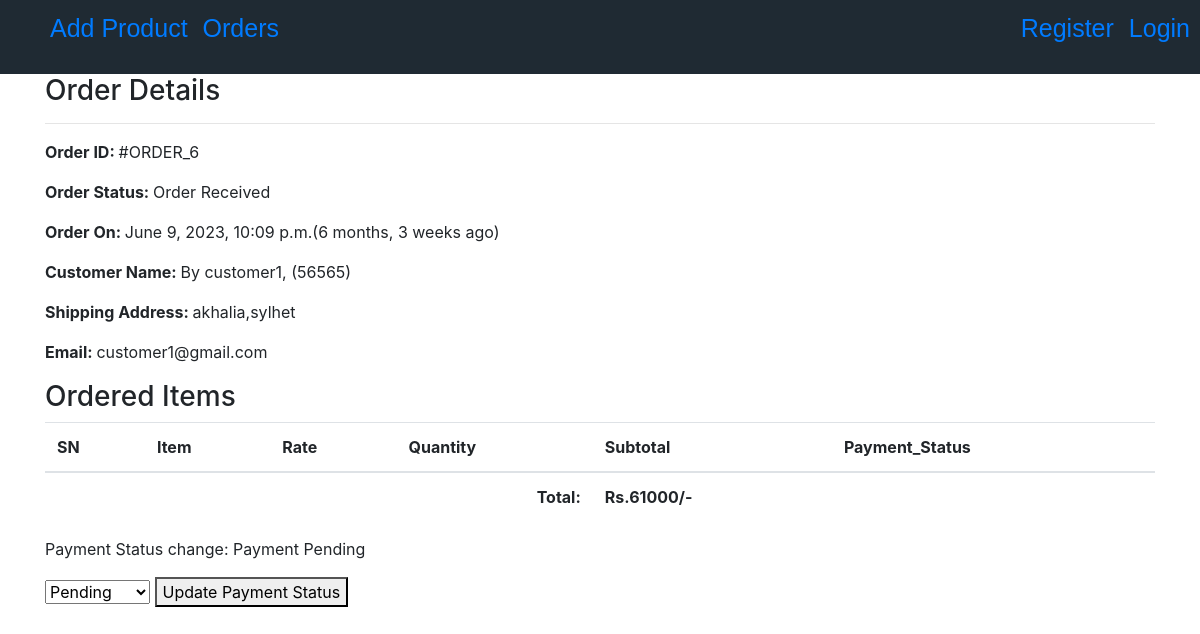
The page /seller/apple-6/ on the database its author committed.
### deals/models.py (models this page shows)
class Order(models.Model):
    cart = models.OneToOneField(Cart, on_delete = models.CASCADE)
    ordered_by = models.CharField(max_length = 200)
    shipping_address = models.CharField(max_length = 200)
    moblile = models.CharField(max_length = 15)
    email = models.EmailField(null = True , blank = True)
    subtotal = models.PositiveIntegerField()
    total = models.PositiveIntegerField()
    order_status = models.CharField(max_length = 50,choices = ORDER_STATUS)
    created_at = models.DateTimeField(auto_now_add = True)
    payment_status = models.CharField(max_length=200,choices=PAYMENT_STATUS,default='Payment Pending',blank=True)
    def __str__(self):
        return "Order: " + str(self.id)

### seller/views.py (the view, shortened to what this page needs)
# urls.py: path("<str:st>-<int:pk>/",SellerOrderDetailView.as_view(), name="sellerorderdetail"),
class SellerOrderDetailView(TemplateView):
    template_name = "sellerorder.html"
    def get_context_data(self,**kwargs):
        context =  super().get_context_data(**kwargs)
        ord_id = self.kwargs["pk"]
        st = self.kwargs['st']
        context["st"] = st
        ord_obj = Order.objects.filter(id = ord_id)
        print(ord_obj)
        context["order_obj"] = ord_obj
        return context

### templates/sellerorder.html (shortened to what this page needs)
{% extends 'sellerbase.html' %}
{% block body %}
 <div class="container">
    <div class="row">
        <div class="col-md mx-auto">
           <h3>Order Details</h3><hr>
           {% for ord_obj in order_obj %}
           <p><span class="font-weight-bold">Order ID: </span>#ORDER_{{ord_obj.id}}</p>
           <p><span class="font-weight-bold">Order Status: </span>{{ord_obj.order_status}}</p>
           <p><span class="font-weight-bold">Order On: </span>{{ord_obj.created_at}}({{ord_obj.created_at|timesince}} ago)</p>
           <p><span class="font-weight-bold">Customer Name: </span>By {{ord_obj.ordered_by}}, ({{ord_obj.moblile}})</p>
           <p><span class="font-weight-bold">Shipping Address: </span>{{ord_obj.shipping_address}}</p>
           <p><span class="font-weight-bold">Email:  </span>{{ord_obj.email}}</p>
           {%  endfor %}
           <h3>Ordered Items</h3>
           <table class="table">
            <thead>
                <tr>
                    <th>SN</th>
                    <th>Item</th>
                    <th>Rate</th>
                    <th>Quantity</th>
                    <th>Subtotal</th>
                    <th>Payment_Status</th>
                </tr>
            </thead>
            <tbody>
                {% for ord_obj in order_obj %}
                <tr>
                    <th colspan="4" class="text-right">Total: </th>
                    <th>Rs.{{ord_obj.total}}/-</th>
                </tr>
                {%endfor%}
            </tbody>
           </table>
        </div>
    </div>
    <p>Payment Status change: {{ order_obj.first.payment_status }}</p>
    <form action="" method="POST">
        <select name="payment_status">
            <option value="Payment Pending">Pending</option>
        </select>
        <button type="submit">Update Payment Status</button>
    </form>
 </div>
{%endblock%}

### rows shown on the page
Order: id "6", order_status "Order Received", created_at "June 9, 2023, 10:09 p.m.", created_at "6 months, 3 weeks", ordered_by "customer1", moblile "56565", shipping_address "akhalia,sylhet", email "customer1@gmail.com", total "61000", first.payment_status "Payment Pending"
